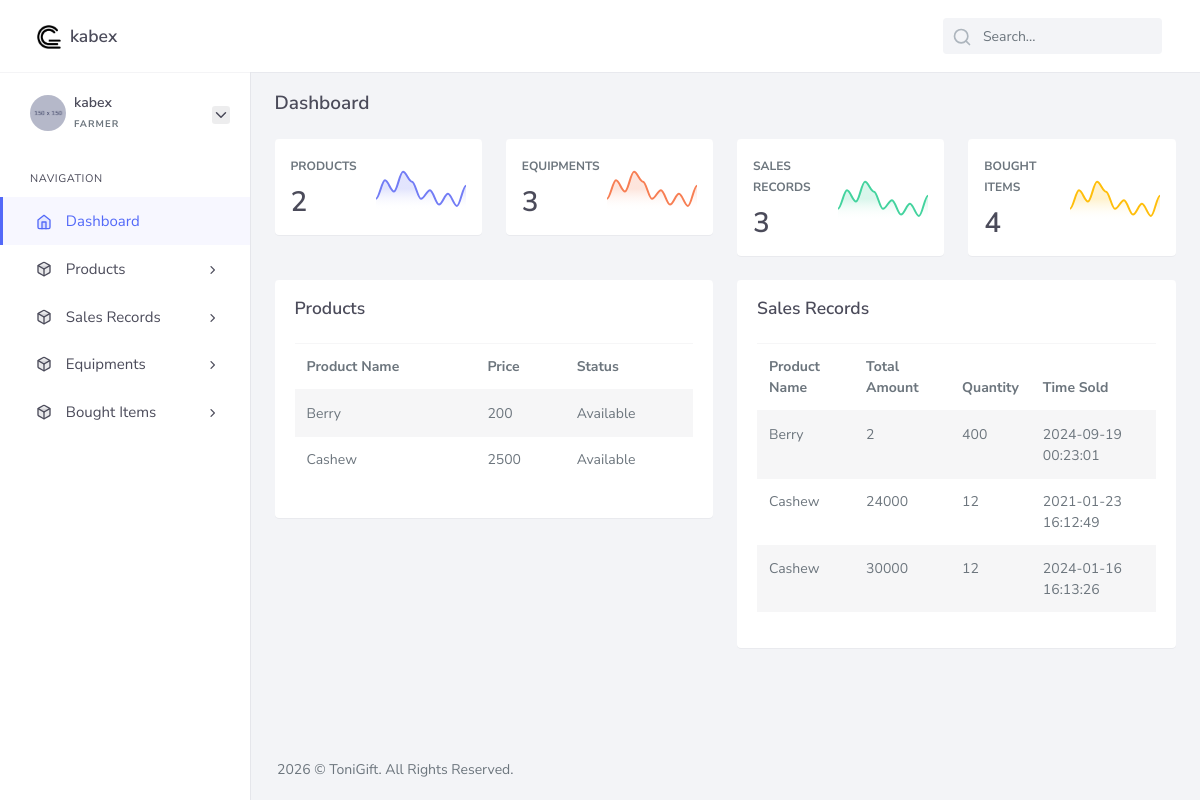
/farmer/dashboard.php (signed in), run on the app's committed database.
### tables this page shows
CREATE TABLE `products` (
  `id` int(11) NOT NULL,
  `farmer_id` int(11) NOT NULL,
  `product_name` varchar(180) NOT NULL,
  `price` decimal(10,0) NOT NULL,
  `description` text NOT NULL,
  `status` int(11) NOT NULL DEFAULT 0
);

CREATE TABLE `sales` (
  `id` int(11) NOT NULL,
  `product_id` bigint(20) NOT NULL,
  `quantity` int(11) NOT NULL,
  `total_amount` decimal(10,0) NOT NULL,
  `time_sold` timestamp NOT NULL DEFAULT current_timestamp()
);

### core/db.class.php (called while the page is built, shortened)
<?php
    class DB {
        public $host = 'localhost';
        public $dbname = 'farming_system';
        public $password = '';
        public $username = 'root';
        public $conn;
        function __construct(){
            try {
                $this->conn = new PDO("mysql:host=$this->host;dbname=$this->dbname;", $this->username, $this->password);
                $this->conn->setAttribute(PDO::ATTR_ERRMODE,PDO::ERRMODE_EXCEPTION);
            } catch (PDOException $ex) {
                echo 'Error in database connection '. $ex->getMessage();
            }
        }
        function prep($query){
            return $this->conn->prepare($query);
        }
        function fetchAll($query,$value){
            $query = $this->prep($query);
            $query->execute($value);
            return $query->fetchAll();
        }
    }
?>

### core/products.class.php (called while the page is built, shortened)
<?php
    include_once 'db.class.php';
    class Products extends DB{
        function fetch_farmer_products($farmer_id){
            return DB::fetchAll("SELECT * FROM products WHERE farmer_id = ? ",[$farmer_id]);
        }
    }
?>

### core/equipments.class.php (called while the page is built, shortened)
<?php
    include_once 'db.class.php';
    class Equipments extends DB{
        function fetch_farmer_equipments($farmer_id){
            return DB::fetchAll("SELECT * FROM equipments WHERE farmer_id = ? ",[$farmer_id]);
        }
    }
?>

### core/sales.class.php (called while the page is built, shortened)
<?php
    include_once 'db.class.php';
    class Sales extends DB{
        function fetch_farmer_sales($farmer_id){
            return DB::fetchAll("SELECT product_name, sales.quantity, sales.id, total_amount, time_sold FROM sales JOIN products on products.id = sales.product_id WHERE products.farmer_id = ? ",[$farmer_id]);
        }
    }
?>

### core/bought_goods.class.php (called while the page is built, shortened)
<?php
    include_once 'db.class.php';
    class Bought_goods extends DB{
        function fetch_farmer_bought_goods($farmer_id){
            return DB::fetchAll("SELECT * FROM bought_goods WHERE farmer_id = ? ",[$farmer_id]);
        }
    }
?>

### farmer/dashboard.php (the view, shortened to what this page needs)
<?php
  $farmer_id = $_SESSION['farmer']['id'];
  include_once '../core/bought_goods.class.php';
  include_once '../core/equipments.class.php';
  include_once '../core/products.class.php';
  include_once '../core/sales.class.php';
  $bought_good_obj = new Bought_goods();
  $equipment_obj = new equipments();
  $product_obj = new Products();
  $sale_obj = new Sales();
  $bought_goods = $bought_good_obj->fetch_farmer_bought_goods($farmer_id);
  $equipments = $equipment_obj->fetch_farmer_equipments($farmer_id);
  $products = $product_obj->fetch_farmer_products($farmer_id);
  $sales = $sale_obj->fetch_farmer_sales($farmer_id);
?>
<!DOCTYPE html>
<html lang="en">
    <?php include_once 'components/head.php'; ?>
    <body>
        <div id="wrapper">
            <?php include_once 'components/header.php'; ?>
            <?php include_once 'components/sidebar.php'; ?>
            <div class="content-page">
                <div class="content">
                    <div class="container-fluid">
                        <div class="row page-title align-items-center">
                            <div class="col-sm-4 col-xl-6">
                                <h4 class="mb-1 mt-0">Dashboard</h4>
                            </div>
                        </div>
                        <div class="row">
                            <div class="col-md-6 col-xl-3">
                                <div class="card">
                                    <div class="card-body p-0">
                                        <div class="media p-3">
                                            <div class="media-body">
                                                <span class="text-muted text-uppercase font-size-12 font-weight-bold">Products</span>
                                                <h2 class="mb-0"><?php echo count($products) ?></h2>
                                            </div>
                                            <div class="align-self-center">
                                                <div id="today-revenue-chart" class="apex-charts"></div>
                                            </div>
                                        </div>
                                    </div>
                                </div>
                            </div>
                            <div class="col-md-6 col-xl-3">
                                <div class="card">
                                    <div class="card-body p-0">
                                        <div class="media p-3">
                                            <div class="media-body">
                                                <span class="text-muted text-uppercase font-size-12 font-weight-bold">Equipments</span>
                                                <h2 class="mb-0"><?php echo count($equipments) ?></h2>
                                            </div>
                                            <div class="align-self-center">
                                                <div id="today-product-sold-chart" class="apex-charts"></div>
                                            </div>
                                        </div>
                                    </div>
                                </div>
                            </div>
                            <div class="col-md-6 col-xl-3">
                                <div class="card">
                                    <div class="card-body p-0">
                                        <div class="media p-3">
                                            <div class="media-body">
                                                <span class="text-muted text-uppercase font-size-12 font-weight-bold">Sales Records</span>
                                                <h2 class="mb-0"><?php echo count($sales) ?></h2>
                                            </div>
                                            <div class="align-self-center">
                                                <div id="today-new-customer-chart" class="apex-charts"></div>
                                            </div>
                                        </div>
                                    </div>
                                </div>
                            </div>
                            <div class="col-md-6 col-xl-3">
                                <div class="card">
                                    <div class="card-body p-0">
                                        <div class="media p-3">
                                            <div class="media-body">
                                                <span class="text-muted text-uppercase font-size-12 font-weight-bold">Bought Items</span>
                                                <h2 class="mb-0"><?php echo count($bought_goods) ?></h2>
                                            </div>
                                            <div class="align-self-center">
                                                <div id="today-new-visitors-chart" class="apex-charts"></div>
                                            </div>
                                        </div>
                                    </div>
                                </div>
                            </div>
                        </div>
                        <div class="row">
                            <div class="col-md-6">
                                <div class="card">
                                    <div class="card-body pt-2">
                                        <h5 class="mb-4">Products</h5>
                                        <table class="table table-striped table-hover">
                                            <thead>
                                                <tr>
                                                    <th>Product Name</th>
                                                    <th>Price</th>
                                                    <th>Status</th>
                                                </tr>
                                            </thead>
                                            <tbody>
                                                <?php foreach ($products as $product): ?>
                                                    <tr>
                                                        <td><?php echo $product['product_name'] ?></td>
                                                        <td><?php echo $product['price'] ?></td>
                                                        <td>
                                                            <?php if ($product['status'] == 1): ?>
                                                                Available
                                                            <?php endif ?>
                                                        </td>
                                                    </tr>
                                                <?php endforeach ?>
                                            </tbody>
                                        </table>
                                    </div>
                                </div>
                            </div>
                            <div class="col-md-6">
                                <div class="card">
                                    <div class="card-body pt-2">
                                        <h5 class="mb-4">Sales Records</h5>
                                        <table class="table table-striped table-hover">
                                            <thead>
                                                <tr>
                                                    <th>Product Name</th>
                                                    <th>Total Amount</th>
                                                    <th>Quantity</th>
                                                    <th>Time Sold</th>
                                                </tr>
                                            </thead>
                                            <tbody>
                                                <?php foreach ($sales as $sale): ?>
                                                    <tr>
                                                        <td><?php echo $sale['product_name'] ?></td>
                                                        <td><?php echo $sale['total_amount'] ?></td>
                                                        <td><?php echo $sale['quantity'] ?></td>
                                                        <td><?php echo $sale['time_sold'] ?></td>
                                                    </tr>
                                                <?php endforeach ?>
                                            </tbody>
                                        </table>
                                    </div>
                                </div>
                            </div>
                        </div>
                    </div>
                </div>
                <?php include_once 'components/footer.php'; ?>
            </div>
        </div>
    </body>
</html>

### farmer/components/head.php (shortened to what this page needs)
<head>
        <link href="assets/libs/flatpickr/flatpickr.min.css" rel="stylesheet" type="text/css" />
        <link href="assets/css/bootstrap.min.css" rel="stylesheet" type="text/css" />
        <link href="assets/css/icons.min.css" rel="stylesheet" type="text/css" />
        <link href="assets/css/app.min.css" rel="stylesheet" type="text/css" />
    </head>

### farmer/components/header.php (shortened to what this page needs)
<div class="navbar navbar-expand flex-column flex-md-row navbar-custom">
    <div class="container-fluid">
        <a href="#" class="navbar-brand mr-0 mr-md-2 logo">
            <span class="logo-lg">
                <img src="assets/images/logo.png" alt="" height="24" />
                <span class="d-inline h5 ml-1"><?php echo $_SESSION['farmer']['username'] ?></span>
            </span>
        </a>
        <ul class="navbar-nav flex-row ml-auto d-flex list-unstyled topnav-menu float-right mb-0">
            <li class="d-none d-sm-block">
                <div class="app-search">
                    <form>
                        <div class="input-group">
                            <input type="text" class="form-control" placeholder="Search...">
                            <span data-feather="search"></span>
                        </div>
                    </form>
                </div>
            </li>
    </ul>
</div>
</div>

### farmer/components/sidebar.php (shortened to what this page needs)
<div class="left-side-menu">
    <div class="media user-profile mt-2 mb-2">
        <img src="assets/images/users/avatar-7.jpg" class="avatar-sm rounded-circle mr-2" alt="Shreyu" />
        <div class="media-body">
            <h6 class="pro-user-name mt-0 mb-0"><?php echo $_SESSION['farmer']['username'] ?></h6>
            <span class="pro-user-desc">Farmer</span>
        </div>
        <div class="dropdown align-self-center profile-dropdown-menu">
            <a class="dropdown-toggle mr-0" data-toggle="dropdown" href="#" role="button" aria-haspopup="false"
            aria-expanded="false">
            <span data-feather="chevron-down"></span>
        </a>
    </div>
</div>
<div class="sidebar-content">
    <div id="sidebar-menu" class="slimscroll-menu">
        <ul class="metismenu" id="menu-bar">
            <li class="menu-title">Navigation</li>
            <li>
                <a href="dashboard.php">
                    <i data-feather="home"></i>
                    <span> Dashboard </span>
                </a>
            </li>
            <li>
                <a href="javascript: void(0);">
                    <i data-feather="box"></i>
                    <span> Products </span>
                    <span class="menu-arrow"></span>
                </a>
            </li>
            <li>
                <a href="javascript: void(0);">
                    <i data-feather="box"></i>
                    <span> Sales Records </span>
                    <span class="menu-arrow"></span>
                </a>
            </li>
            <li>
                <a href="javascript: void(0);">
                    <i data-feather="box"></i>
                    <span> Equipments </span>
                    <span class="menu-arrow"></span>
                </a>
            </li>
            <li>
                <a href="javascript: void(0);">
                    <i data-feather="box"></i>
                    <span> Bought Items </span>
                    <span class="menu-arrow"></span>
                </a>
            </li>
        </ul>
    </div>
</div>
</div>

### farmer/components/footer.php
<footer class="footer">
	<div class="container-fluid">
		<div class="row">
			<div class="col-12">
				<?php echo date('Y') ?> &copy; ToniGift. All Rights Reserved.
			</div>
		</div>
	</div>
</footer>

### data on the page
products: product_name "Berry", price "200", status "Available"
products: product_name "Cashew", price "2500", status "Available"
sales: product.product_name "Berry", total_amount "2", quantity "400", time_sold "2024-09-19 00:23:01"
sales: product.product_name "Cashew", total_amount "24000", quantity "12", time_sold "2021-01-23 16:12:49"
sales: product.product_name "Cashew", total_amount "30000", quantity "12", time_sold "2024-01-16 16:13:26"

### other printed values
$_SESSION['farmer']['username'] "kabex"
count($products) "2"
count($equipments) "3"
count($sales) "3"
count($bought_goods) "4"
